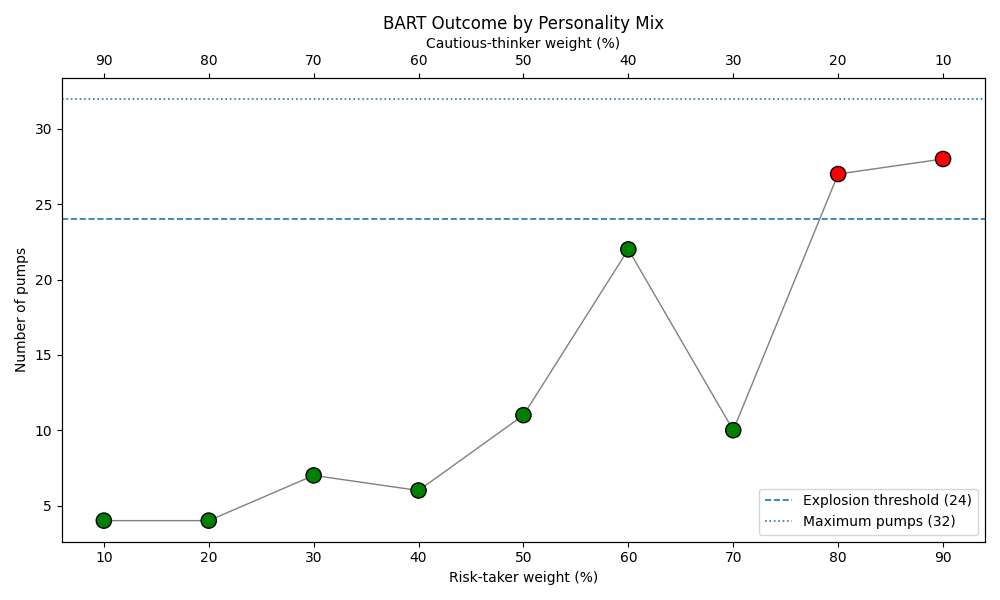

Generate this figure with Python:
import matplotlib.pyplot as plt

risk = [90, 80, 70, 60, 50, 40, 30, 20, 10]
pumps = [28, 27, 10, 22, 11, 6, 7, 4, 4]
outcomes = ['exploded', 'exploded', 'safe', 'safe', 'safe', 'safe', 'safe', 'safe', 'safe']
colors = ['red' if o == 'exploded' else 'green' for o in outcomes]

fig, ax = plt.subplots(figsize=(10, 6))
ax.plot(risk, pumps, linewidth=1, linestyle='-', color='gray')
ax.scatter(risk, pumps, c=colors, s=120, edgecolors='black', zorder=3)
ax.axhline(24, linestyle='--', linewidth=1.2, label='Explosion threshold (24)')
ax.axhline(32, linestyle=':', linewidth=1.2, label='Maximum pumps (32)')
ax.set_xlabel('Risk-taker weight (%)')
ax.set_ylabel('Number of pumps')
ax.set_xticks(risk)
ax.set_title('BART Outcome by Personality Mix')
ax.legend()

ax2 = ax.twiny()
ax2.set_xlim(ax.get_xlim())
ax2.set_xticks(risk)
ax2.set_xticklabels([100 - r for r in risk])
ax2.set_xlabel('Cautious-thinker weight (%)')

plt.tight_layout()
plt.show()
